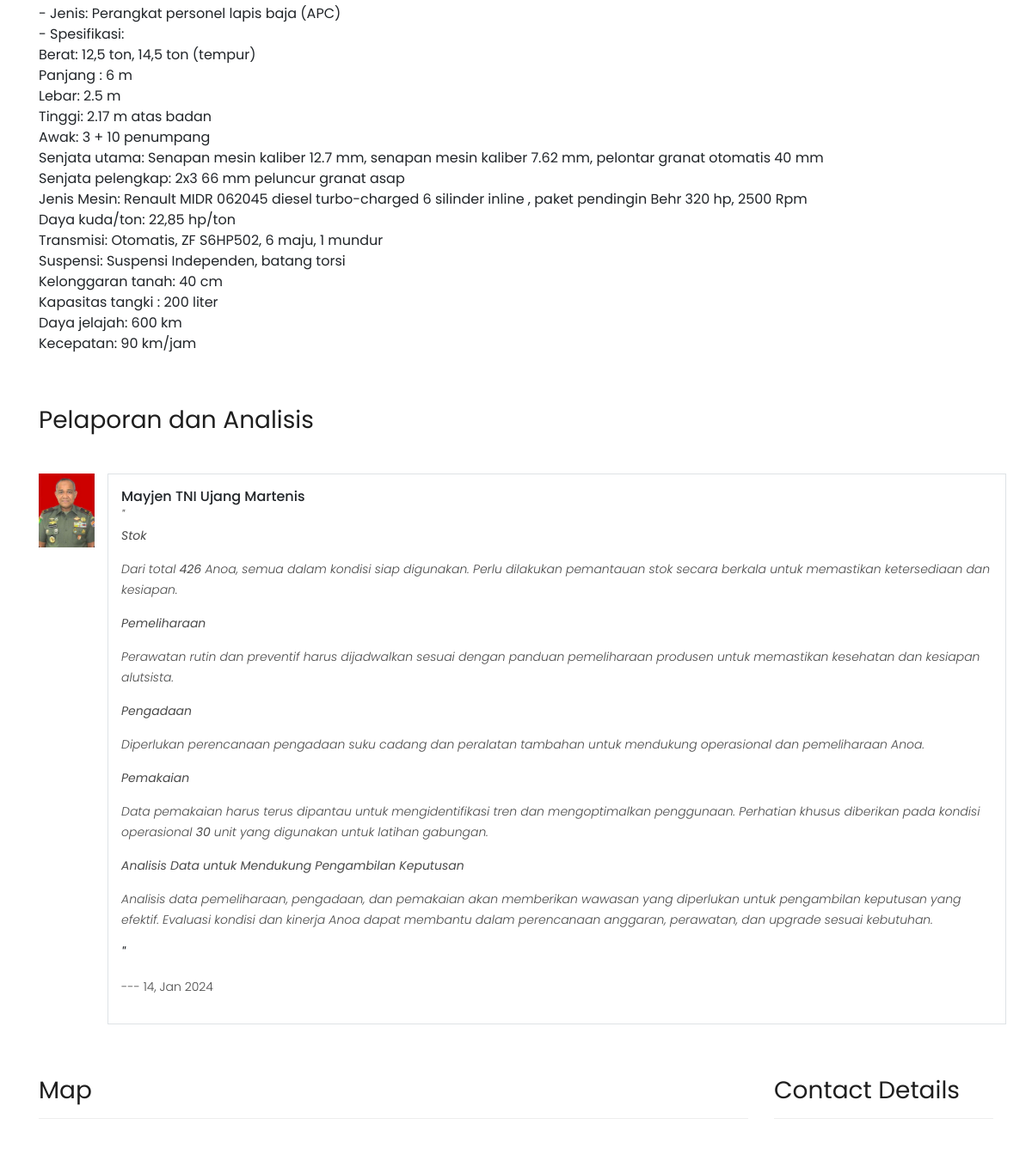
Page /alusista_detail.php?id=8 (middle part) on the earlier database version.
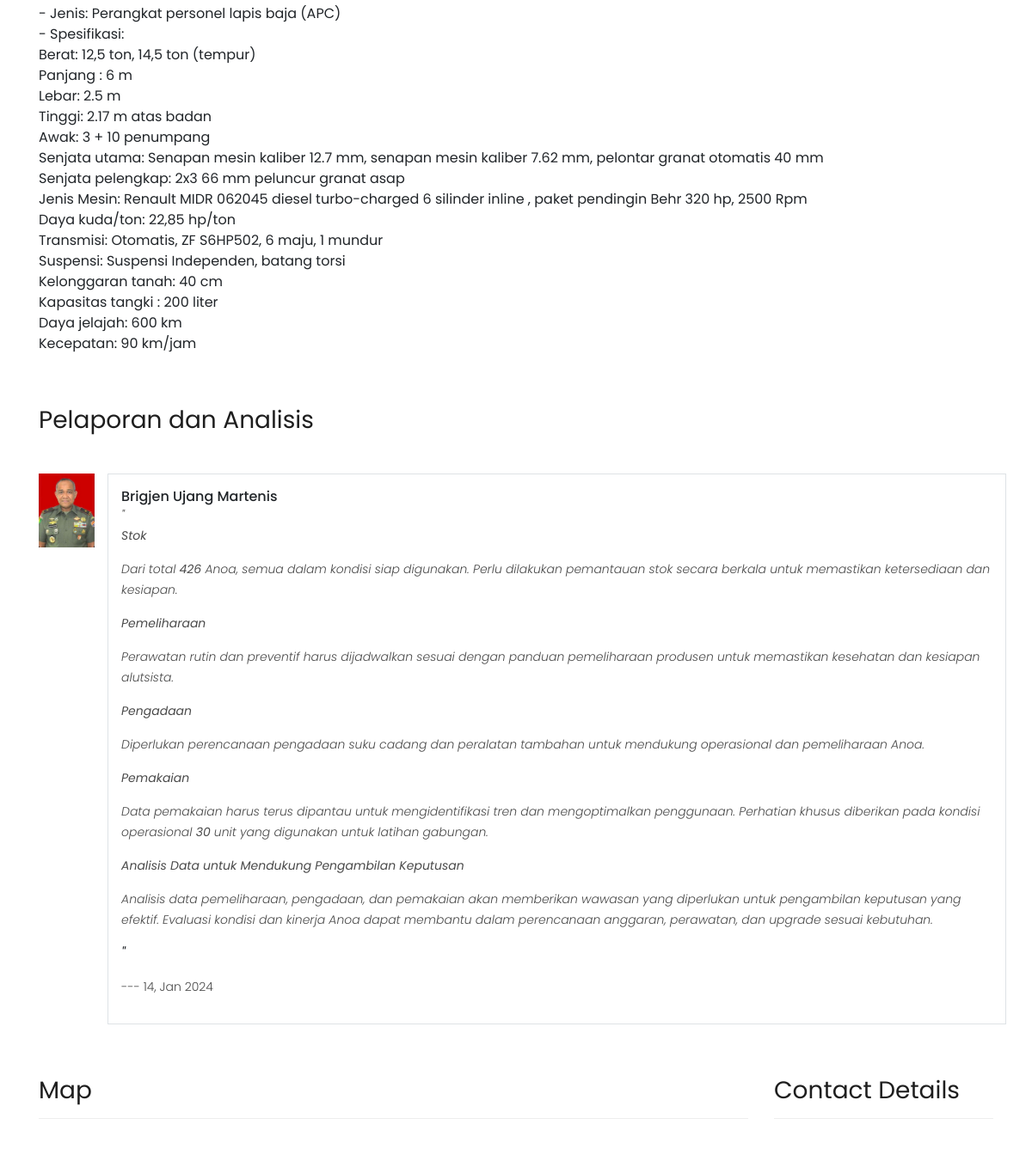
Same page on the later database version.
### tables this page shows
CREATE TABLE `alusista` (
  `id_alusista` int(11) NOT NULL,
  `nama_alusista` varchar(32) NOT NULL,
  `id_kategori` int(11) NOT NULL,
  `lokasi` varchar(32) NOT NULL,
  `fasilitas` text NOT NULL,
  `jumlah` int(11) NOT NULL,
  `deskripsi` longtext NOT NULL,
  `foto_1` varchar(32) NOT NULL,
  `foto_2` varchar(32) NOT NULL,
  `foto_3` varchar(32) NOT NULL,
  `foto_4` varchar(32) NOT NULL
);

CREATE TABLE `komentar` (
  `id_komentar` int(11) NOT NULL,
  `id_user` int(11) NOT NULL,
  `id_alusista` int(11) NOT NULL,
  `komentar` text NOT NULL,
  `tgl_komentar` date NOT NULL
);

CREATE TABLE `user` (
  `id_user` int(11) NOT NULL,
  `nama_user` varchar(32) NOT NULL,
  `username` varchar(32) NOT NULL,
  `password` varchar(32) NOT NULL,
  `jenis_kelamin` enum('Pria','Wanita','','') NOT NULL,
  `email_user` varchar(32) NOT NULL,
  `no_telp` varchar(15) NOT NULL,
  `alamat` text NOT NULL,
  `role` enum('ADMIN','USER','','') NOT NULL DEFAULT 'USER',
  `foto_user` varchar(32) NOT NULL
);

### alusista_detail.php (the view, shortened to what the changed rows need)
<?php
if (!isset($_SESSION['email_user'])) {
  $id_user = '';
}
include("connection.php");
$id_alusista = $_GET['id'];
$komentar = mysqli_query($connection, "SELECT komentar.*, user.nama_user, user.foto_user FROM komentar JOIN user ON user.id_user = komentar.id_user WHERE komentar.id_alusista = $id_alusista;");
?>
<!DOCTYPE html>
<html lang="en">
<head>
  <link href="https://cdn.jsdelivr.net/npm/bootstrap@5.2.3/dist/css/bootstrap.min.css" rel="stylesheet">
  <link href="vendor/bootstrap/css/bootstrap.min.css" rel="stylesheet">
  <link rel="stylesheet" href="assets/css/fontawesome.css">
  <link rel="stylesheet" href="assets/css/style.css">
  <link rel="stylesheet" href="assets/css/owl.css">
</head>
<body>
  <div class="section">
    <div class="container">
      <ul class="" style="list-style: circle;">
        <?php
        $sql = "SELECT * FROM alusista WHERE id_alusista = $id_alusista";
        $result = mysqli_query($connection, $sql);
        while ($row = mysqli_fetch_assoc($result)) {
          echo "<ul>";
          $fasilitas_list = explode("\n", $row['fasilitas']);
          foreach ($fasilitas_list as $fasilitas_item) {
            echo "<li>" . trim($fasilitas_item) . "</li>";
          }
          echo "</ul>";
        } ?>
      </ul>
    </div>
  </div>
  <div class="section">
    <div class="container">
      <div class="section-heading" style="border: 0">
        <h2>Pelaporan dan Analisis</h2>
      </div>
      <?php foreach ($komentar as $key => $value) { ?>
        <div class="down-content">
          <div class="row align-items-center mt-4">
            <div class="col-1 align-self-start">
              <img src="assets/images/user/<?php echo $value['foto_user'] ?>" alt="" width="100%">
            </div>
            <?php if ($value['id_user'] == $id_user) { ?>
              <div class="col-11 border py-3">
                <div class="row">
                  <h6 class="col-10 align-items-center"><?php echo $value['nama_user'] ?></h6>
                </div>
                <p class="n-m"><em>"<?php echo $value['komentar'] ?>"</em></p>
                <p>--- <?php echo date('d, M Y', strtotime($value['tgl_komentar'])) ?></p>
                <a class="btn btn-warning btn-sm" data-bs-toggle="modal" data-bs-target="#modal_edit_ulasan" onclick="edit_data('<?php echo $value['id_komentar'] ?>')">
                  <svg xmlns="http://www.w3.org/2000/svg" width="16" height="16" fill="currentColor" class="bi bi-pencil" viewBox="0 0 16 16">
                    <path d="M12.146.146a.5.5 0 0 1 .708 0l3 3a.5.5 0 0 1 0 .708l-10 10a.5.5 0 0 1-.168.11l-5 2a.5.5 0 0 1-.65-.65l2-5a.5.5 0 0 1 .11-.168l10-10zM11.207 2.5 13.5 4.793 14.793 3.5 12.5 1.207 11.207 2.5zm1.586 3L10.5 3.207 4 9.707V10h.5a.5.5 0 0 1 .5.5v.5h.5a.5.5 0 0 1 .5.5v.5h.293l6.5-6.5zm-9.761 5.175-.106.106-1.528 3.821 3.821-1.528.106-.106A.5.5 0 0 1 5 12.5V12h-.5a.5.5 0 0 1-.5-.5V11h-.5a.5.5 0 0 1-.468-.325z" />
                  </svg>
                </a>
                <a href="backend/proses_delete_data_komentar.php?id_alusista=<?php echo $value['id_alusista'] ?>&id_komentar=<?php echo $value['id_komentar'] ?>" class="btn btn-danger btn-sm" onclick="return confirm('Are you sure you want to delete this item?');">
                  <svg xmlns="http://www.w3.org/2000/svg" width="16" height="16" fill="currentColor" class="bi bi-trash" viewBox="0 0 16 16">
                    <path d="M5.5 5.5A.5.5 0 0 1 6 6v6a.5.5 0 0 1-1 0V6a.5.5 0 0 1 .5-.5Zm2.5 0a.5.5 0 0 1 .5.5v6a.5.5 0 0 1-1 0V6a.5.5 0 0 1 .5-.5Zm3 .5a.5.5 0 0 0-1 0v6a.5.5 0 0 0 1 0V6Z" />
                    <path d="M14.5 3a1 1 0 0 1-1 1H13v9a2 2 0 0 1-2 2H5a2 2 0 0 1-2-2V4h-.5a1 1 0 0 1-1-1V2a1 1 0 0 1 1-1H6a1 1 0 0 1 1-1h2a1 1 0 0 1 1 1h3.5a1 1 0 0 1 1 1v1ZM4.118 4 4 4.059V13a1 1 0 0 0 1 1h6a1 1 0 0 0 1-1V4.059L11.882 4H4.118ZM2.5 3h11V2h-11v1Z" />
                  </svg>
                </a>
              </div>
              <div class="modal fade" id="modal_edit_ulasan" tabindex="-1" aria-labelledby="modal_edit_ulasan" aria-hidden="true">
                <div class="modal-dialog modal-dialog-scrollable">
                  <div class="modal-content">
                    <div class="modal-header">
                      <h1 class="modal-title fs-5" id="modal_edit_ulasan">Tambah Pelaporan dan Analisis</h1>
                      <button type="button" class="btn-close" data-bs-dismiss="modal" aria-label="Close"></button>
                    </div>
                    <form id="form_edit_ulasan" action="backend/proses_edit_komentar.php" method="POST">
                      <div class="modal-body" id="modal-body-edit">
                      </div>
                      <div class="modal-footer">
                        <button type="button" class="btn btn-secondary" data-bs-dismiss="modal">Close</button>
                        <button type="submit" class="btn btn-primary">Update</button>
                      </div>
                    </form>
                  </div>
                </div>
              </div>
            <?php } else { ?>
              <div class="col-11 border py-3">
                <h6><?php echo $value['nama_user'] ?></h6>
                <p class="n-m"><em>"<?php echo $value['komentar'] ?>"</em></p>
                <p>--- <?php echo date('d, M Y', strtotime($value['tgl_komentar'])) ?></p>
              </div>
            <?php } ?>
          </div>
        </div>
      <?php } ?>
    </div>
  </div>
  <div class="section">
    <div class="container">
      <div class="row">
        <div class="col-md-9">
          <div class="section-heading">
            <h2>Map</h2>
          </div>
          </div>
        <div class="col-md-3">
          <div class="section-heading">
            <h2>Contact Details</h2>
          </div>
        </div>
      </div>
    </div>
  </div>
</body>
</html>

Differences in the rows shown:
no longer on this page (row unchanged): komentar: user.foto_user (picture), user.nama_user "Mayjen TNI Ujang Martenis", komentar "Stok Dari total 426 Anoa, semua dalam kondisi siap digunakan. Perlu dilakukan pemantauan stok secara berkala untuk memastikan ketersediaan dan kesiapan. Pemeliharaan Perawatan rutin dan preventif harus dijadwalkan sesuai dengan panduan pemeliharaan produsen untuk memastikan kesehatan dan kesiapan alutsista. Pengadaan Diperlukan perencanaan pengadaan suku cadang dan peralatan tambahan untuk mendukung operasional dan pemeliharaan Anoa. Pemakaian Data pemakaian harus terus dipantau untuk mengidentifikasi tren dan mengoptimalkan penggunaan. Perhatian khusus diberikan pada kondisi operasional 30 unit yang digunakan untuk latihan gabungan. Analisis Data untuk Mendukung Pengambilan Keputusan…", tgl_komentar "14, Jan 2024"
added komentar: user.foto_user (picture), user.nama_user "Brigjen Ujang Martenis", komentar "Stok Dari total 426 Anoa, semua dalam kondisi siap digunakan. Perlu dilakukan pemantauan stok secara berkala untuk memastikan ketersediaan dan kesiapan. Pemeliharaan Perawatan rutin dan preventif harus dijadwalkan sesuai dengan panduan pemeliharaan produsen untuk memastikan kesehatan dan kesiapan alutsista. Pengadaan Diperlukan perencanaan pengadaan suku cadang dan peralatan tambahan untuk mendukung operasional dan pemeliharaan Anoa. Pemakaian Data pemakaian harus terus dipantau untuk mengidentifikasi tren dan mengoptimalkan penggunaan. Perhatian khusus diberikan pada kondisi operasional 30 unit yang digunakan untuk latihan gabungan. Analisis Data untuk Mendukung Pengambilan Keputusan…", tgl_komentar "14, Jan 2024"
